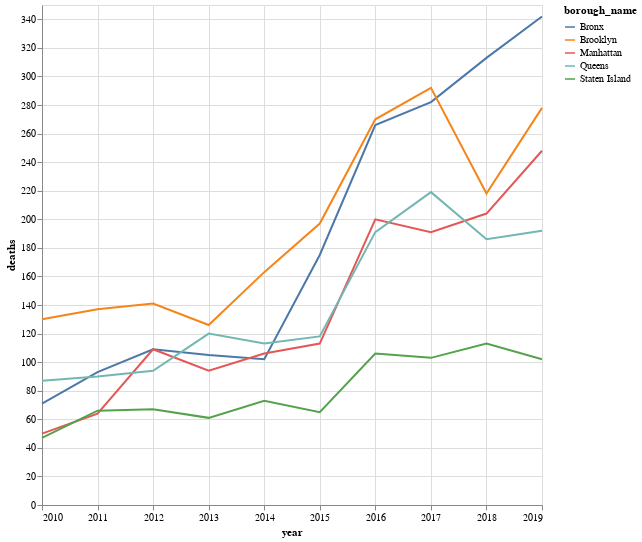

Write notebook code for a chart like this one.
### Code cell
(altair.Chart(trend_df)
    .properties(height=500, width=500)
    .mark_line()
    .encode(
        x=altair.X('year', axis=altair.Axis(format='%Y')), 
        y='deaths',   # overdose_rate_per_100k
        color='borough_name'
    )

)

### Figure 1 — Vega-Lite specification as saved in the notebook (floating-point values rounded to 4 significant figures)
{"$schema": "https://vega.github.io/schema/vega-lite/v4.17.0.json", "config": {"view": {"continuousHeight": 300, "continuousWidth": 400}}, "data": {"name": "data-941027e8b3c2a0cbde6d8ca0c0218ec9"}, "datasets": {"data-941027e8b3c2a0cbde6d8ca0c0218ec9": [{"borough_name": "Bronx", "deaths": 71, "overdose_rate_per_100k": 5.1, "total_population": 1386929, "year": "2010-01-01T00:00:00"}, {"borough_name": "Bronx", "deaths": 93, "overdose_rate_per_100k": 6.7, "total_population": 1396954, "year": "2011-01-01T00:00:00"}, {"borough_name": "Bronx", "deaths": 109, "overdose_rate_per_100k": 7.7, "total_population": 1411087, "year": "2012-01-01T00:00:00"}, {"borough_name": "Bronx", "deaths": 105, "overdose_rate_per_100k": 7.4, "total_population": 1421498, "year": "2013-01-01T00:00:00"}, {"borough_name": "Bronx", "deaths": 102, "overdose_rate_per_100k": 7.1, "total_population": 1430474, "year": "2014-01-01T00:00:00"}, {"borough_name": "Bronx", "deaths": 175, "overdose_rate_per_100k": 12.2, "total_population": 1439480, "year": "2015-01-01T00:00:00"}, {"borough_name": "Bronx", "deaths": 266, "overdose_rate_per_100k": 18.4, "total_population": 1443678, "year": "2016-01-01T00:00:00"}, {"borough_name": "Bronx", "deaths": 282, "overdose_rate_per_100k": 19.6, "total_population": 1439956, "year": "2017-01-01T00:00:00"}, {"borough_name": "Bronx", "deaths": 313, "overdose_rate_per_100k": 21.9, "total_population": 1432316, "year": "2018-01-01T00:00:00"}, {"borough_name": "Bronx", "deaths": 342, "overdose_rate_per_100k": 23.9, "total_population": 1432316, "year": "2019-01-01T00:00:00"}, {"borough_name": "Brooklyn", "deaths": 130, "overdose_rate_per_100k": 5.2, "total_population": 2509954, "year": "2010-01-01T00:00:00"}, {"borough_name": "Brooklyn", "deaths": 137, "overdose_rate_per_100k": 5.4, "total_population": 2540918, "year": "2011-01-01T00:00:00"}, {"borough_name": "Brooklyn", "deaths": 141, "overdose_rate_per_100k": 5.5, "total_population": 2568538, "year": "2012-01-01T00:00:00"}, {"borough_name": "Brooklyn", "deaths": 126, "overdose_rate_per_100k": 4.9, "total_population": 2587759, "year": "2013-01-01T00:00:00"}, {"borough_name": "Brooklyn", "deaths": 163, "overdose_rate_per_100k": 6.3, "total_population": 2601527, "year": "2014-01-01T00:00:00"}, {"borough_name": "Brooklyn", "deaths": 197, "overdose_rate_per_100k": 7.6, "total_population": 2608797, "year": "2015-01-01T00:00:00"}, {"borough_name": "Brooklyn", "deaths": 270, "overdose_rate_per_100k": 10.4, "total_population": 2608146, "year": "2016-01-01T00:00:00"}, {"borough_name": "Brooklyn", "deaths": 292, "overdose_rate_per_100k": 11.3, "total_population": 2594357, "year": "2017-01-01T00:00:00"}, {"borough_name": "Brooklyn", "deaths": 218, "overdose_rate_per_100k": 8.4, "total_population": 2580088, "year": "2018-01-01T00:00:00"}, {"borough_name": "Brooklyn", "deaths": 278, "overdose_rate_per_100k": 10.8, "total_population": 2580088, "year": "2019-01-01T00:00:00"}, {"borough_name": "Manhattan", "deaths": 50, "overdose_rate_per_100k": 3.1, "total_population": 1589041, "year": "2010-01-01T00:00:00"}, {"borough_name": "Manhattan", "deaths": 64, "overdose_rate_per_100k": 4, "total_population": 1608717, "year": "2011-01-01T00:00:00"}, {"borough_name": "Manhattan", "deaths": 109, "overdose_rate_per_100k": 6.7, "total_population": 1624573, "year": "2012-01-01T00:00:00"}, {"borough_name": "Manhattan", "deaths": 94, "overdose_rate_per_100k": 5.8, "total_population": 1628379, "year": "2013-01-01T00:00:00"}, {"borough_name": "Manhattan", "deaths": 106, "overdose_rate_per_100k": 6.5, "total_population": 1631733, "year": "2014-01-01T00:00:00"}, {"borough_name": "Manhattan", "deaths": 113, "overdose_rate_per_100k": 6.9, "total_population": 1637327, "year": "2015-01-01T00:00:00"}, {"borough_name": "Manhattan", "deaths": 200, "overdose_rate_per_100k": 12.2, "total_population": 1636721, "year": "2016-01-01T00:00:00"}, {"borough_name": "Manhattan", "deaths": 191, "overdose_rate_per_100k": 11.7, "total_population": 1632337, "year": "2017-01-01T00:00:00"}, {"borough_name": "Manhattan", "deaths": 204, "overdose_rate_per_100k": 12.5, "total_population": 1632393, "year": "2018-01-01T00:00:00"}, {"borough_name": "Manhattan", "deaths": 248, "overdose_rate_per_100k": 15.2, "total_population": 1632393, "year": "2019-01-01T00:00:00"}, {"borough_name": "Queens", "deaths": 87, "overdose_rate_per_100k": 3.9, "total_population": 2234574, "year": "2010-01-01T00:00:00"}, {"borough_name": "Queens", "deaths": 90, "overdose_rate_per_100k": 4, "total_population": 2255261, "year": "2011-01-01T00:00:00"}, {"borough_name": "Queens", "deaths": 94, "overdose_rate_per_100k": 4.1, "total_population": 2271920, "year": "2012-01-01T00:00:00"}, {"borough_name": "Queens", "deaths": 120, "overdose_rate_per_100k": 5.2, "total_population": 2286788, "year": "2013-01-01T00:00:00"}, {"borough_name": "Queens", "deaths": 113, "overdose_rate_per_100k": 4.9, "total_population": 2298234, "year": "2014-01-01T00:00:00"}, {"borough_name": "Queens", "deaths": 118, "overdose_rate_per_100k": 5.1, "total_population": 2305252, "year": "2015-01-01T00:00:00"}, {"borough_name": "Queens", "deaths": 191, "overdose_rate_per_100k": 8.3, "total_population": 2306249, "year": "2016-01-01T00:00:00"}, {"borough_name": "Queens", "deaths": 219, "overdose_rate_per_100k": 9.5, "total_population": 2295226, "year": "2017-01-01T00:00:00"}, {"borough_name": "Queens", "deaths": 186, "overdose_rate_per_100k": 8.2, "total_population": 2275286, "year": "2018-01-01T00:00:00"}, {"borough_name": "Queens", "deaths": 192, "overdose_rate_per_100k": 8.4, "total_population": 2275286, "year": "2019-01-01T00:00:00"}, {"borough_name": "Staten Island", "deaths": 47, "overdose_rate_per_100k": 10, "total_population": 469607, "year": "2010-01-01T00:00:00"}, {"borough_name": "Staten Island", "deaths": 66, "overdose_rate_per_100k": 14, "total_population": 471014, "year": "2011-01-01T00:00:00"}, {"borough_name": "Staten Island", "deaths": 67, "overdose_rate_per_100k": 14.2, "total_population": 470597, "year": "2012-01-01T00:00:00"}, {"borough_name": "Staten Island", "deaths": 61, "overdose_rate_per_100k": 12.9, "total_population": 471783, "year": "2013-01-01T00:00:00"}, {"borough_name": "Staten Island", "deaths": 73, "overdose_rate_per_100k": 15.5, "total_population": 471899, "year": "2014-01-01T00:00:00"}, {"borough_name": "Staten Island", "deaths": 65, "overdose_rate_per_100k": 13.8, "total_population": 472301, "year": "2015-01-01T00:00:00"}, {"borough_name": "Staten Island", "deaths": 106, "overdose_rate_per_100k": 22.4, "total_population": 474160, "year": "2016-01-01T00:00:00"}, {"borough_name": "Staten Island", "deaths": 103, "overdose_rate_per_100k": 21.6, "total_population": 475819, "year": "2017-01-01T00:00:00"}, {"borough_name": "Staten Island", "deaths": 113, "overdose_rate_per_100k": 23.7, "total_population": 476531, "year": "2018-01-01T00:00:00"}, {"borough_name": "Staten Island", "deaths": 102, "overdose_rate_per_100k": 21.4, "total_population": 476531, "year": "2019-01-01T00:00:00"}]}, "encoding": {"color": {"field": "borough_name", "type": "nominal"}, "x": {"axis": {"format": "%Y"}, "field": "year", "type": "temporal"}, "y": {"field": "deaths", "type": "quantitative"}}, "height": 500, "mark": "line", "width": 500}
